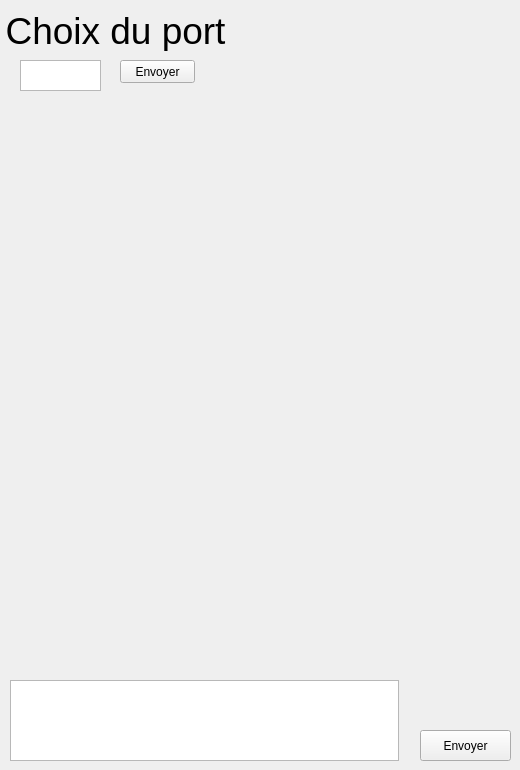
          <widget class="QWidget" name="tab_normal">
           <attribute name="title">
            <string>Normal</string>
           </attribute>
           <widget class="QTextEdit" name="textEdit_port">
            <property name="geometry">
             <rect>
              <x>20</x>
              <y>60</y>
              <width>81</width>
              <height>31</height>
             </rect>
            </property>
           </widget>
           <widget class="QLabel" name="label_7">
            <property name="geometry">
             <rect>
              <x>0</x>
              <y>10</y>
              <width>231</width>
              <height>41</height>
             </rect>
            </property>
            <property name="font">
             <font>
              <pointsize>28</pointsize>
             </font>
            </property>
            <property name="text">
             <string>Choix du port</string>
            </property>
            <property name="scaledContents">
             <bool>true</bool>
            </property>
            <property name="alignment">
             <set>Qt::AlignCenter</set>
            </property>
           </widget>
           <widget class="QPushButton" name="pushButton_port">
            <property name="geometry">
             <rect>
              <x>120</x>
              <y>60</y>
              <width>75</width>
              <height>23</height>
             </rect>
            </property>
            <property name="text">
             <string>Envoyer</string>
            </property>
           </widget>
           <widget class="QPlainTextEdit" name="plainTextEdit_normal">
            <property name="geometry">
             <rect>
              <x>10</x>
              <y>680</y>
              <width>389</width>
              <height>81</height>
             </rect>
            </property>
           </widget>
           <widget class="QPushButton" name="pushButton_normal">
            <property name="geometry">
             <rect>
              <x>420</x>
              <y>730</y>
              <width>91</width>
              <height>31</height>
             </rect>
            </property>
            <property name="text">
             <string>Envoyer</string>
            </property>
           </widget>
          </widget>
